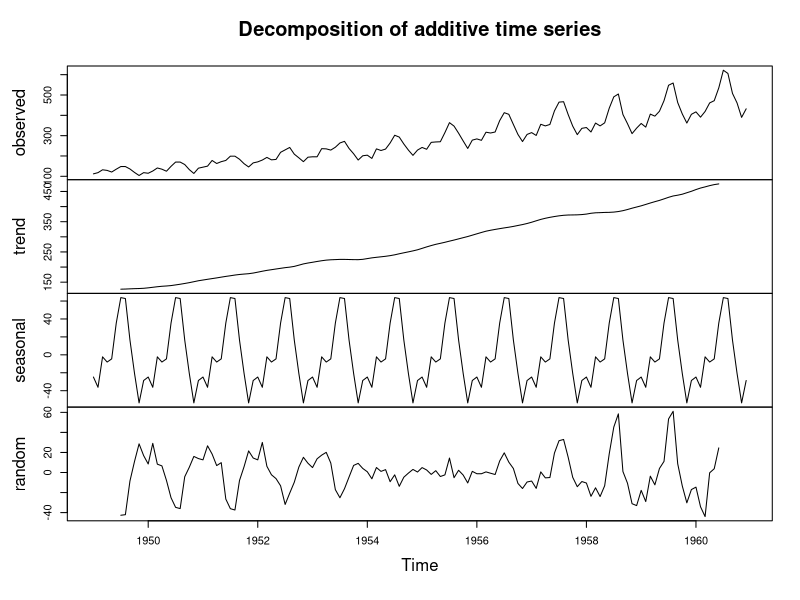
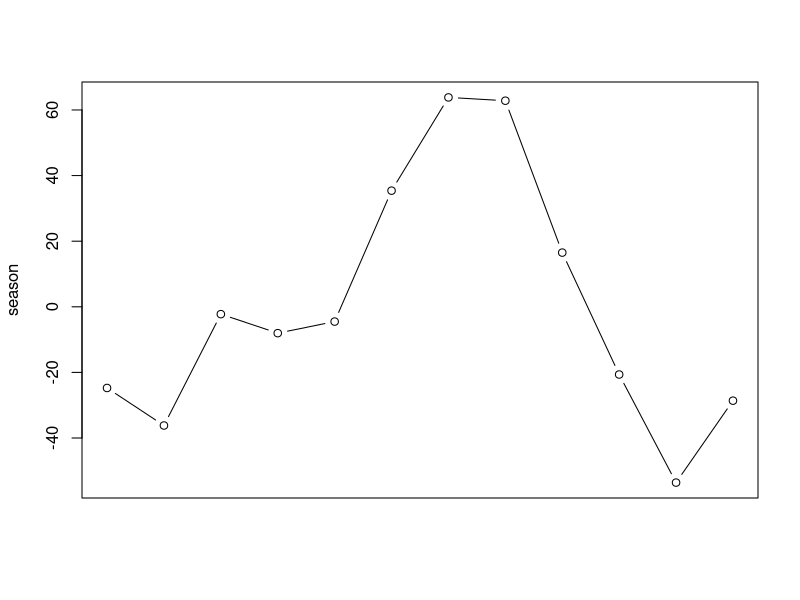
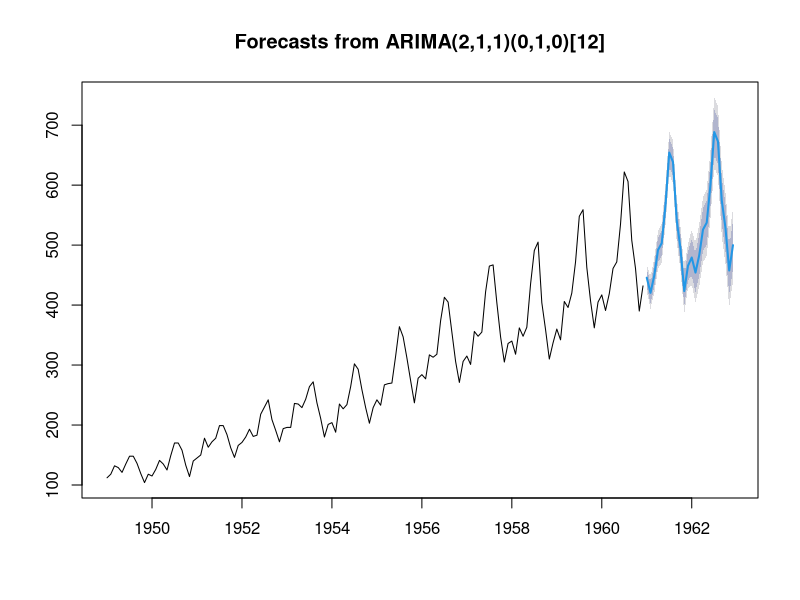

Here is the R script that generated these plots, in order:
library(tseries)
library(forecast)
dc<-decompose(AirPassengers)
plot(dc)
season<-dc$figure
plot(season,type = "b",xaxt="n",xlab = "")
a<-auto.arima(AirPassengers)
print(a)
fit<-arima(AirPassengers,order = c(2,1,1),seasonal = list(order=c(0,1,0),period=12))
airforecast <- forecast(fit)
plot(airforecast)